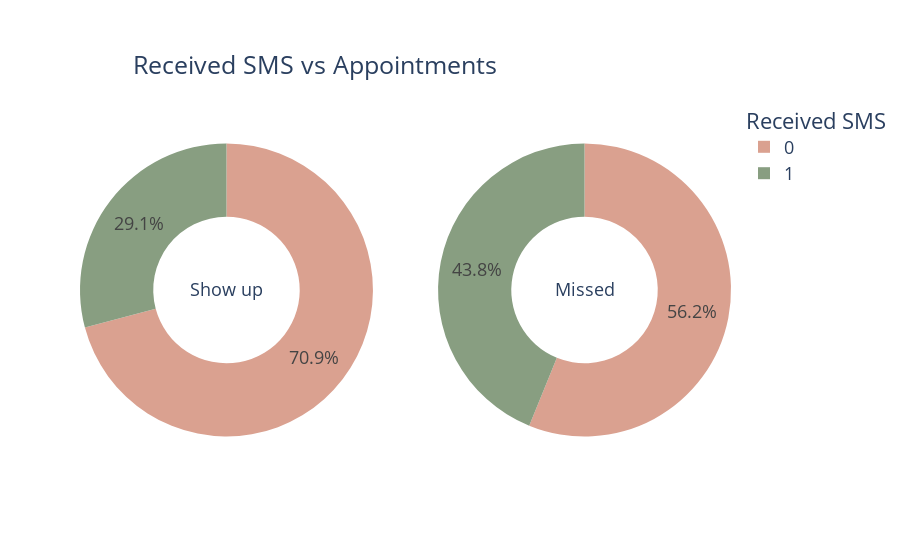

Source (notebook cell):
### Code cell
# Plotting showing up in their appoitntmnet or miss it with and without recieving SMS
fig = make_subplots(rows=1, cols=2, specs=[[{"type": "pie"}, {"type": "pie"}]])

fig.add_trace(go.Pie(
     values=[item[1] for item in sorted(v1.items())],hole=0.5,
     labels=[item[0] for item in sorted(v1.items())],
     domain=dict(x=[0, 0.5]),
     name="show up",title='Show up'), 
     row=1, col=1)
fig.update_traces(marker=dict(colors=['#daa190', '#889e81']))
fig.add_trace(go.Pie(
     values=[item[1] for item in sorted(v2.items())],hole=0.5,
     labels=[item[0] for item in sorted(v2.items())],
     domain=dict(x=[0.5, 1.0]),
     name="missed",title='Missed'),
    row=1, col=2)

fig.update_layout(
    title={'text':'Received SMS vs Appointments','yanchor': 'top','y':0.9,'x':0.35},
    xaxis_title="X Axis Title",
    yaxis_title="Y Axis Title",
    legend_title="Received SMS",
    font=dict(size=18)
)

### Figure 1 — Plotly figure (JSON) as saved in the notebook; plotly's stock layout.template omitted (floating-point values rounded to 4 significant figures)
{"data": [{"domain": {"x": [0, 0.45], "y": [0, 1]}, "hole": 0.5, "labels": [0, 1], "marker": {"colors": ["#daa190", "#889e81"]}, "name": "show up", "title": {"text": "Show up"}, "type": "pie", "values": [62509, 25698]}, {"domain": {"x": [0.55, 1], "y": [0, 1]}, "hole": 0.5, "labels": [0, 1], "name": "missed", "title": {"text": "Missed"}, "type": "pie", "values": [12535, 9784]}], "layout": {"font": {"size": 18}, "legend": {"title": {"text": "Received SMS"}}, "title": {"text": "Received SMS vs Appointments", "x": 0.35, "y": 0.9, "yanchor": "top"}, "xaxis": {"title": {"text": "X Axis Title"}}, "yaxis": {"title": {"text": "Y Axis Title"}}}}
